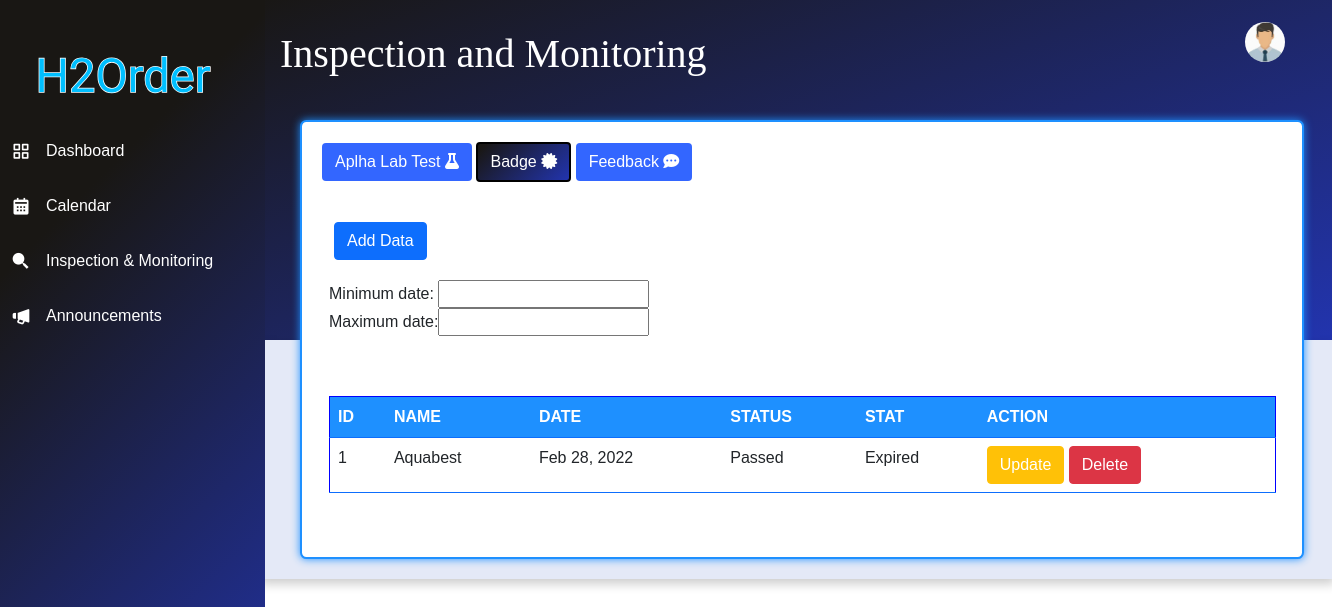
The page /admin/badge.php (signed in) on the database as committed earlier.
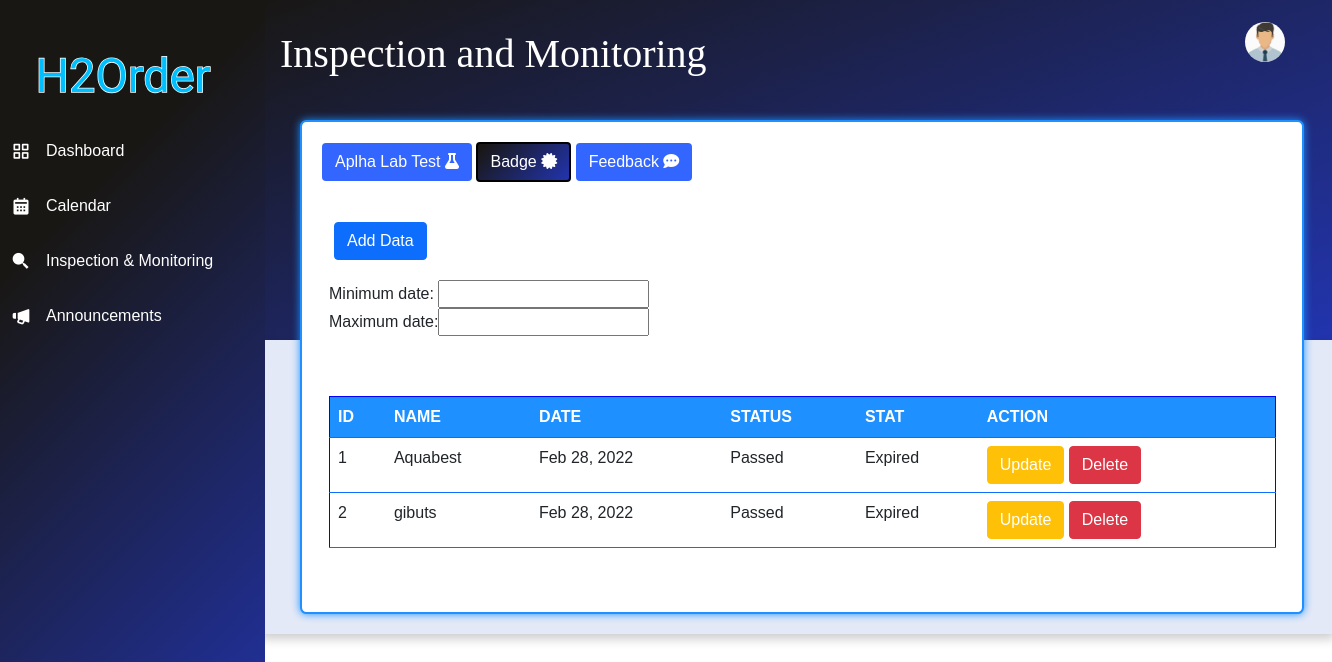
The same page on the database as committed later.
### tables this page shows
CREATE TABLE `badge` (
  `badge_id` int(11) NOT NULL,
  `merchant_id` int(11) NOT NULL,
  `status` varchar(255) NOT NULL,
  `date` timestamp NOT NULL DEFAULT CURRENT_TIMESTAMP ON UPDATE CURRENT_TIMESTAMP
);

CREATE TABLE `merchant` (
  `merchant_id` int(11) NOT NULL,
  `username` varchar(255) NOT NULL,
  `password` varchar(255) NOT NULL,
  `business_name` varchar(255) NOT NULL,
  `owner` varchar(255) NOT NULL,
  `address` varchar(255) NOT NULL,
  `coordinates` varchar(255) NOT NULL,
  `email` varchar(255) NOT NULL,
  `contact_number` varchar(255) NOT NULL,
  `image` varchar(255) NOT NULL
);

### admin/badge.php (the view, shortened to what the changed rows need)
<!DOCTYPE html>
<html lang="en" dir="ltr">
  <head>
    <link rel="stylesheet" href="../admin/navstyle.css">
    <link rel="stylesheet" href="../admin/ad_style.css">
     <link href="https://cdn.jsdelivr.net/npm/bootstrap@5.0.2/dist/css/bootstrap.min.css" rel="stylesheet">
    <link href='https://unpkg.com/boxicons@2.0.7/css/boxicons.min.css' rel='stylesheet'>
<link rel="stylesheet" href="https://cdn.datatables.net/1.10.21/css/dataTables.bootstrap4.min.css">
  <link rel='stylesheet' href='https://cdn.datatables.net/buttons/1.2.2/css/buttons.bootstrap.min.css'>
  <link rel='stylesheet' href='https://cdn.datatables.net/1.10.24/css/jquery.dataTables.min.css'>
<link rel='stylesheet' href='https://cdn.datatables.net/datetime/1.0.3/css/dataTables.dateTime.min.css'>
  </head>
<body>
   <div class="home_content">
      <div id="tbl-contain" style=" margin-top:-240px;
       width: 97%;height:100%; max-height:4000px;
       background-color: white;  border-radius: .4rem;
       border-color:dodgerBlue;
       border:2px solid dodgerBlue;
       box-shadow: 0 0 8px 0 dodgerBlue; margin-left:20px;">
<div class="container">
            <?php require_once 'add_query_badge.php'?>
    <br>
<table id="table" class="table"style="margin-left:15px; width:97%; margin-top:60px;border:1px solid blue;" >
  <thead>
    <tr>
      <th scope="col" class=" border-primary" style="background:#1E90FF;color:white;">ID</th>
      <th scope="col" class=" border-primary" style="background:#1E90FF;color:white;">NAME</th>
      <th scope="col" class=" border-primary" style="background:#1E90FF;color:white;">DATE</th>
      <th scope="col" class=" border-primary" style="background:#1E90FF;color:white;">STATUS</th>
      <th scope="col" class=" border-primary" style="background:#1E90FF;color:white;">STAT</th>
      <th scope="col" class=" border-primary" style="background:#1E90FF;color:white;">ACTION</th>
    </tr>
  </thead>
  <tbody>
  <?php
		$query = $conn->query("SELECT badge.badge_id, merchant.business_name, badge.date, badge.status
            FROM merchant RIGHT JOIN badge ON merchant.merchant_id = badge.merchant_id ") or die(mysqli_error());
							while($fetch = $query->fetch_array()){
	 ?>
    <tr>
      <td scope="row" class="border-primary"><?php echo $fetch['badge_id']?></th>
      <td class="border-primary"><?php echo $fetch['business_name']?></td>
      <td class="border-primary"><?php echo date("M d, Y", strtotime($fetch['date']))?></td>
      <td class="border-primary"><?php echo $fetch['status']?></td>
      <td class="border-primary"><?php
                                     $startdate = $fetch['date'] ;
                                     $expire = strtotime($startdate. ' + 2  days');
                                     $today = strtotime("today midnight");
                                  if($today >= $expire){
                                      echo "Expired";
                                  } else {
                                      echo "Active";
                                    }
                                  ?> </td>
    <td class=" border-primary">
     <a class = "btn btn-warning"  href="edit_query_badge.php?badge_id=<?php echo $fetch['badge_id']?>" style="color:white;" >Update</a>
     <a class = "btn btn-danger" name="del_badge" href="delete_badge.php?badge_id=<?php echo $fetch['badge_id']?>" onclick = "confirmationDelete(this); return false;" ><i class = "" ></i> Delete</a>
    </td>
  </tr>
    <?php
         }
			?>
  </tbody>
</table>
<br><br>
     </div>
    </div>
  </div>
</body>
</html>

Rows that differ between the two databases and show on the page:
added badge: badge_id "2", merchant.business_name "gibuts", date "Feb 28, 2022", status "Passed", shows "Expired"
